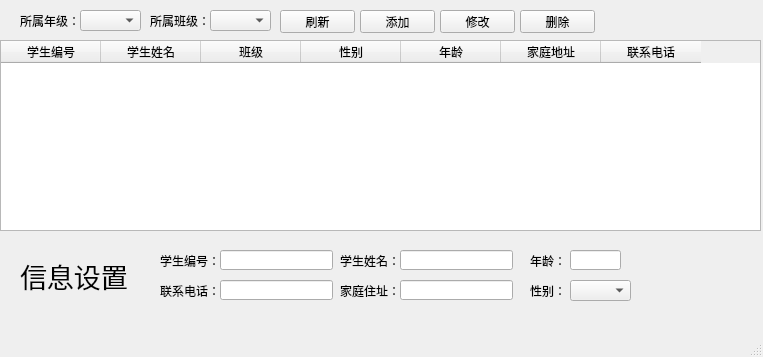
<?xml version="1.0" encoding="UTF-8"?>
<ui version="4.0">
 <class>MainWindow</class>
 <widget class="QMainWindow" name="MainWindow">
  <property name="geometry">
   <rect>
    <x>0</x>
    <y>0</y>
    <width>763</width>
    <height>357</height>
   </rect>
  </property>
  <property name="windowTitle">
   <string>学生信息管理</string>
  </property>
  <property name="windowIcon">
   <iconset>
    <normaloff>../image/favicon.ico</normaloff>../image/favicon.ico</iconset>
  </property>
  <widget class="QWidget" name="centralwidget">
   <widget class="QTableWidget" name="tableWidget">
    <property name="geometry">
     <rect>
      <x>0</x>
      <y>40</y>
      <width>761</width>
      <height>191</height>
     </rect>
    </property>
    <column>
     <property name="text">
      <string>学生编号</string>
     </property>
    </column>
    <column>
     <property name="text">
      <string>学生姓名</string>
     </property>
    </column>
    <column>
     <property name="text">
      <string>班级</string>
     </property>
    </column>
    <column>
     <property name="text">
      <string>性别</string>
     </property>
    </column>
    <column>
     <property name="text">
      <string>年龄</string>
     </property>
    </column>
    <column>
     <property name="text">
      <string>家庭地址</string>
     </property>
    </column>
    <column>
     <property name="text">
      <string>联系电话</string>
     </property>
    </column>
   </widget>
   <widget class="QLabel" name="label">
    <property name="geometry">
     <rect>
      <x>20</x>
      <y>10</y>
      <width>61</width>
      <height>21</height>
     </rect>
    </property>
    <property name="text">
     <string>所属年级：</string>
    </property>
   </widget>
   <widget class="QComboBox" name="comboBox">
    <property name="geometry">
     <rect>
      <x>80</x>
      <y>10</y>
      <width>61</width>
      <height>21</height>
     </rect>
    </property>
   </widget>
   <widget class="QLabel" name="label_2">
    <property name="geometry">
     <rect>
      <x>150</x>
      <y>10</y>
      <width>61</width>
      <height>21</height>
     </rect>
    </property>
    <property name="text">
     <string>所属班级：</string>
    </property>
   </widget>
   <widget class="QComboBox" name="comboBox_2">
    <property name="geometry">
     <rect>
      <x>210</x>
      <y>10</y>
      <width>61</width>
      <height>21</height>
     </rect>
    </property>
   </widget>
   <widget class="QPushButton" name="pushButton">
    <property name="geometry">
     <rect>
      <x>280</x>
      <y>10</y>
      <width>75</width>
      <height>23</height>
     </rect>
    </property>
    <property name="text">
     <string>刷新</string>
    </property>
   </widget>
   <widget class="QPushButton" name="pushButton_2">
    <property name="geometry">
     <rect>
      <x>360</x>
      <y>10</y>
      <width>75</width>
      <height>23</height>
     </rect>
    </property>
    <property name="text">
     <string>添加</string>
    </property>
   </widget>
   <widget class="QPushButton" name="pushButton_3">
    <property name="geometry">
     <rect>
      <x>440</x>
      <y>10</y>
      <width>75</width>
      <height>23</height>
     </rect>
    </property>
    <property name="text">
     <string>修改</string>
    </property>
   </widget>
   <widget class="QPushButton" name="pushButton_4">
    <property name="geometry">
     <rect>
      <x>520</x>
      <y>10</y>
      <width>75</width>
      <height>23</height>
     </rect>
    </property>
    <property name="text">
     <string>删除</string>
    </property>
   </widget>
   <widget class="QLabel" name="label_3">
    <property name="geometry">
     <rect>
      <x>160</x>
      <y>250</y>
      <width>61</width>
      <height>21</height>
     </rect>
    </property>
    <property name="text">
     <string>学生编号：</string>
    </property>
   </widget>
   <widget class="QLineEdit" name="lineEdit">
    <property name="geometry">
     <rect>
      <x>220</x>
      <y>250</y>
      <width>113</width>
      <height>20</height>
     </rect>
    </property>
   </widget>
   <widget class="QLabel" name="label_4">
    <property name="geometry">
     <rect>
      <x>340</x>
      <y>250</y>
      <width>61</width>
      <height>21</height>
     </rect>
    </property>
    <property name="text">
     <string>学生姓名：</string>
    </property>
   </widget>
   <widget class="QLineEdit" name="lineEdit_2">
    <property name="geometry">
     <rect>
      <x>400</x>
      <y>250</y>
      <width>113</width>
      <height>20</height>
     </rect>
    </property>
   </widget>
   <widget class="QLabel" name="label_5">
    <property name="geometry">
     <rect>
      <x>530</x>
      <y>250</y>
      <width>41</width>
      <height>21</height>
     </rect>
    </property>
    <property name="text">
     <string>年龄：</string>
    </property>
   </widget>
   <widget class="QLineEdit" name="lineEdit_3">
    <property name="geometry">
     <rect>
      <x>570</x>
      <y>250</y>
      <width>51</width>
      <height>20</height>
     </rect>
    </property>
   </widget>
   <widget class="QLabel" name="label_6">
    <property name="geometry">
     <rect>
      <x>530</x>
      <y>280</y>
      <width>31</width>
      <height>21</height>
     </rect>
    </property>
    <property name="text">
     <string>性别：</string>
    </property>
   </widget>
   <widget class="QComboBox" name="comboBox_3">
    <property name="geometry">
     <rect>
      <x>570</x>
      <y>280</y>
      <width>61</width>
      <height>21</height>
     </rect>
    </property>
   </widget>
   <widget class="QLabel" name="label_7">
    <property name="geometry">
     <rect>
      <x>340</x>
      <y>280</y>
      <width>61</width>
      <height>21</height>
     </rect>
    </property>
    <property name="text">
     <string>家庭住址：</string>
    </property>
   </widget>
   <widget class="QLabel" name="label_8">
    <property name="geometry">
     <rect>
      <x>160</x>
      <y>280</y>
      <width>61</width>
      <height>21</height>
     </rect>
    </property>
    <property name="text">
     <string>联系电话：</string>
    </property>
   </widget>
   <widget class="QLineEdit" name="lineEdit_4">
    <property name="geometry">
     <rect>
      <x>220</x>
      <y>280</y>
      <width>113</width>
      <height>20</height>
     </rect>
    </property>
   </widget>
   <widget class="QLineEdit" name="lineEdit_5">
    <property name="geometry">
     <rect>
      <x>400</x>
      <y>280</y>
      <width>113</width>
      <height>20</height>
     </rect>
    </property>
   </widget>
   <widget class="QLabel" name="label_9">
    <property name="geometry">
     <rect>
      <x>20</x>
      <y>250</y>
      <width>111</width>
      <height>51</height>
     </rect>
    </property>
    <property name="font">
     <font>
      <family>Agency FB</family>
      <pointsize>20</pointsize>
     </font>
    </property>
    <property name="text">
     <string>信息设置</string>
    </property>
   </widget>
  </widget>
  <widget class="QMenuBar" name="menubar">
   <property name="geometry">
    <rect>
     <x>0</x>
     <y>0</y>
     <width>763</width>
     <height>23</height>
    </rect>
   </property>
  </widget>
  <widget class="QStatusBar" name="statusbar"/>
 </widget>
 <resources/>
 <connections/>
</ui>
